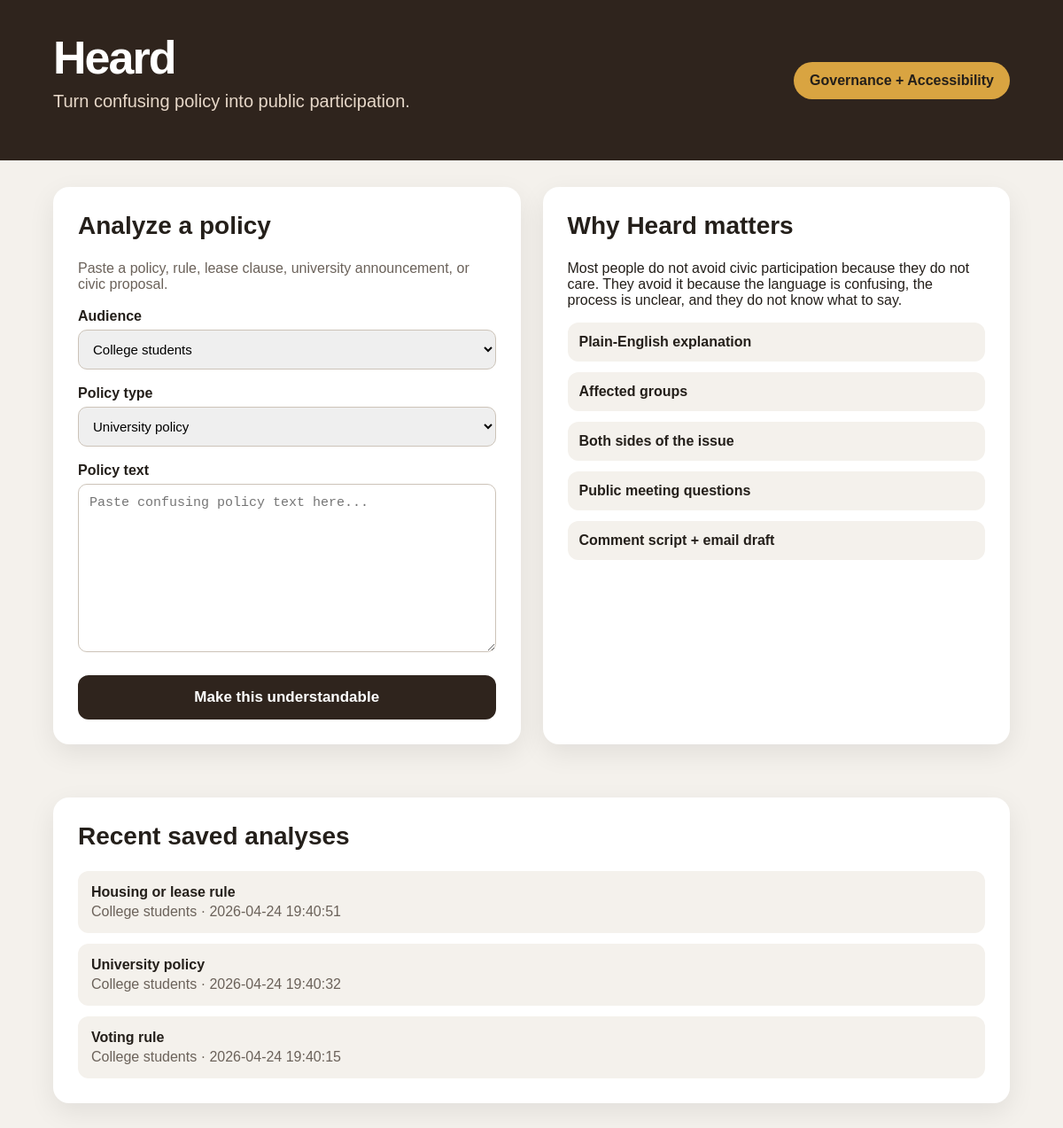
The page / on the database its author committed.
### tables this page shows
CREATE TABLE analyses (
            id INTEGER PRIMARY KEY AUTOINCREMENT,
            audience TEXT,
            policy_type TEXT,
            policy_text TEXT,
            summary TEXT,
            affected TEXT,
            both_sides TEXT,
            questions TEXT,
            script TEXT,
            email TEXT,
            created_at TEXT
        );

### app.py (the view, shortened to what this page needs)
@app.route("/", methods=["GET", "POST"])
def index():
    init_db()
    conn = sqlite3.connect(DB_NAME)
    conn.row_factory = sqlite3.Row
    cur = conn.cursor()
    cur.execute("SELECT * FROM analyses ORDER BY id DESC LIMIT 5")
    saved = cur.fetchall()
    conn.close()
    return render_template("index.html", saved=saved)

### app.py (called while the page is built)
def init_db():
    conn = sqlite3.connect(DB_NAME)
    cur = conn.cursor()
    cur.execute("""
        CREATE TABLE IF NOT EXISTS analyses (
            id INTEGER PRIMARY KEY AUTOINCREMENT,
            audience TEXT,
            policy_type TEXT,
            policy_text TEXT,
            summary TEXT,
            affected TEXT,
            both_sides TEXT,
            questions TEXT,
            script TEXT,
            email TEXT,
            created_at TEXT
        )
    """)
    conn.commit()
    conn.close()

### templates/index.html (shortened to what this page needs)
<!DOCTYPE html>
<html>
<head>
    <link rel="stylesheet" href="/static/style.css">
</head>
<body>
<div class="hero">
    <div>
        <h1>Heard</h1>
        <p class="tagline">Turn confusing policy into public participation.</p>
    </div>
    <div class="badge">Governance + Accessibility</div>
</div>
<div class="container">
    <div class="card">
        <h2>Analyze a policy</h2>
        <p class="small">Paste a policy, rule, lease clause, university announcement, or civic proposal.</p>
        <form method="POST">
            <label>Audience</label>
            <select name="audience">
                <option>College students</option>
            </select>
            <label>Policy type</label>
            <select name="policy_type">
                <option>University policy</option>
            </select>
            <label>Policy text</label>
            <textarea name="policy_text" required placeholder="Paste confusing policy text here..."></textarea>
            <button type="submit">Make this understandable</button>
        </form>
    </div>
    <div class="card">
        <h2>Why Heard matters</h2>
        <p>
            Most people do not avoid civic participation because they do not care.
            They avoid it because the language is confusing, the process is unclear,
            and they do not know what to say.
        </p>
        <div class="feature">Plain-English explanation</div>
        <div class="feature">Affected groups</div>
        <div class="feature">Both sides of the issue</div>
        <div class="feature">Public meeting questions</div>
        <div class="feature">Comment script + email draft</div>
    </div>
</div>
<div class="container">
    <div class="card full">
        <h2>Recent saved analyses</h2>
        {% if saved %}
            {% for item in saved %}
                <a class="saved" href="/result/{{ item['id'] }}">
                    <strong>{{ item['policy_type'] }}</strong>
                    <span>{{ item['audience'] }} · {{ item['created_at'] }}</span>
                </a>
            {% endfor %}
        {% else %}
            <p class="small">No saved analyses yet.</p>
        {% endif %}
    </div>
</div>
</body>
</html>

### static/style.css (style rules this page uses)
* { box-sizing: border-box; }
body { margin: 0; font-family: Arial, sans-serif; background: #f4f1ec; color: #241f1a; }
.hero { background: #2f241d; color: white; padding: 35px 60px; display: flex; justify-content: space-between; align-items: center; }
h1 { font-size: 52px; margin: 0; letter-spacing: -2px; }
.tagline { font-size: 20px; margin-top: 8px; color: #e7d8c9; }
.badge { background: #d9a441; color: #241f1a; padding: 12px 18px; border-radius: 25px; font-weight: bold; }
.container { display: flex; gap: 25px; padding: 30px 60px; }
.card { background: white; padding: 28px; border-radius: 18px; box-shadow: 0 10px 30px rgba(0,0,0,0.08); flex: 1; }
.full { width: 100%; }
h2 { margin-top: 0; font-size: 28px; }
.small { color: #6b625a; }
label { display: block; margin-top: 18px; margin-bottom: 6px; font-weight: bold; }
select, textarea { width: 100%; padding: 12px; border: 1px solid #ccc3b8; border-radius: 10px; font-size: 15px; }
textarea { min-height: 190px; resize: vertical; }
button { margin-top: 22px; width: 100%; padding: 15px; border: none; border-radius: 12px; background: #2f241d; color: white; font-size: 17px; font-weight: bold; cursor: pointer; }
.feature { background: #f4f1ec; padding: 13px; margin-top: 12px; border-radius: 12px; font-weight: bold; }
.saved { display: block; padding: 15px; margin-top: 12px; background: #f4f1ec; border-radius: 12px; text-decoration: none; color: #241f1a; }
.saved span { display: block; color: #6b625a; margin-top: 4px; }

### rows shown on the page
analyses: policy_type "Housing or lease rule", audience "College students", created_at "2026-04-24 19:40:51"
analyses: policy_type "University policy", audience "College students", created_at "2026-04-24 19:40:32"
analyses: policy_type "Voting rule", audience "College students", created_at "2026-04-24 19:40:15"
